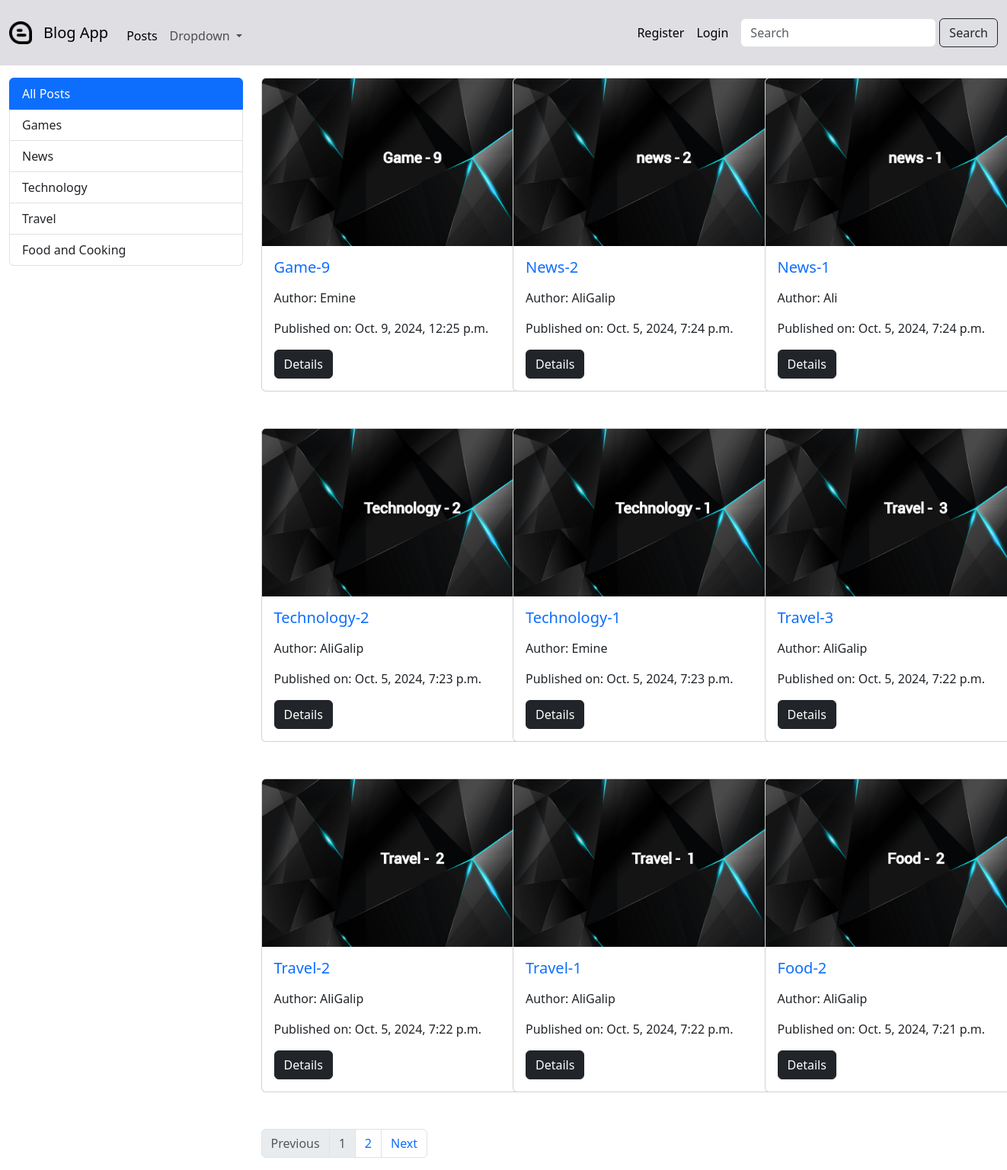
The page /posts on the database its author committed.
### blog/models.py (models this page shows, shortened)
class Category(models.Model):
    name = models.CharField(max_length=100)
    slug = models.SlugField(unique=True, editable=False)
    is_active = models.BooleanField(default=True)

class Post(models.Model):
    title = models.CharField(max_length=100)
    subtitle = models.CharField(max_length=50, default="")
    slug = models.SlugField(editable=True, blank=True, null=False, unique=True)#blank formda slug bilgisi girmek zorunda kalmayalım diye
    content = models.TextField()
    author = models.ForeignKey(User, default=1, on_delete=models.CASCADE)
    category = models.ForeignKey(Category, default=1, on_delete=models.CASCADE, related_name="posts")
    published_date = models.DateTimeField(auto_now=True, blank=True, null=True)
    image = models.ImageField(null=True, upload_to='posts/images/')
    is_active = models.BooleanField(default=1)

### blog/views.py (the view)
# urls.py: path('posts', views.post_list, name='postlist'),
def post_list(request):
    posts = Post.objects.all().order_by('-published_date')
    categories = Category.objects.all()
    paginator = Paginator(posts, 9)
    page = request.GET.get('page',1) #sayfadan 'page' değeri geliyorsa al, gelmiyorsa 1 al. bu satır şuan hangi sayfada olduğumuzu alır.
    page_obj = paginator.get_page(page)
    print(page_obj.paginator.num_pages) #postlar toplam kaç sayfaya dağıtıldı?
    print(page_obj.paginator.count) #toplam kaç tane post var?
    return render(request, 'blog/post_list.html', {'page_obj':page_obj, 'categories':categories})

### blog/templates/blog/post_list.html (shortened to what this page needs)
{% extends 'base.html' %}
{% load static %}
{% block content %}
    <div class="container-fluid mt-3">
        <div class="row">
            <div class="col-sm-3 mb-3">
                <div class="list-group">
                    <a href="/posts" class="list-group-item list-group-item-action {% if not selected_category %}active{% endif %}">All Posts</a>
                    {% for category in categories %}
                        <a href="{% url 'blog:getpostsbycategory' category.slug %}" class="list-group-item list-group-item-action
                        {% if category.slug == selected_category %}active{% endif %}">{{category.name}}</a>
                    {% endfor %}
                </div>
            </div>
            <div class="col-sm-9">
                <div class="row">
                    {% for post in page_obj.object_list %}
                        {% if post.is_active %}
                            <div class="col-sm-4 mb-5">
                                <div class="card" style="width: 25rem;">
                                    <img src="{{ post.image.url }}" class="card-img-top" height="220">
                                    <div class="card-body">
                                        <h5 class="card-title">
                                            <a href="{% url 'blog:postdetails' post.slug %}" class="text-decoration-none">{{ post.title }}</a>
                                        </h5>
                                        <p>Author: {{ post.author }}</p>
                                        <p class="fw-light">Published on: {{ post.published_date }}</p>
                                        <a href="{% url 'blog:postdetails' post.slug %}" class="btn btn-dark">Details</a>
                                    </div>
                                </div>
                            </div>
                        {% endif %}
                    {% endfor %}
                </div>
                {% if page_obj.paginator.num_pages > 1 %}
                    <nav aria-label="Page navigation example" >
                        <ul class="pagination">
                            {% if page_obj.has_previous %}
                                <li class="page-item"><a class="page-link" href="?page={{ page_obj.previous_page_number }}">Previous</a></li>
                            {% else %}
                                <li class="page-item disabled"><a class="page-link" href="#">Previous</a></li>
                            {% endif %}
                            {% for page_num in page_obj.paginator.page_range %}
                                {% if page_obj.number == page_num %}
                                    <li class="page-item disabled"><a class="page-link" href="#">{{ page_num }}</a></li>
                                {% else %}
                                    <li class="page-item"><a class="page-link" href="?page={{ page_num }}">{{ page_num }}</a></li>
                                {% endif %}
                            {% endfor %}
                            {% if page_obj.has_next %}
                                <li class="page-item"><a class="page-link" href="?page={{ page_obj.next_page_number }}">Next</a></li>
                            {% else %}
                                <li class="page-item disabled"><a class="page-link" href="#">Next</a></li>
                            {% endif %}
                        </ul>
                    </nav>
                {% endif %}
            </div>
        </div>
    </div>
{% endblock %}

### rows shown on the page
Category: name "Games"
Category: name "News"
Category: name "Technology"
Category: name "Travel"
Category: name "Food and Cooking"
Post: image (picture), title "Game-9", author "Emine", published_date "Oct. 9, 2024, 12:25 p.m."
Post: image (picture), title "News-2", author "AliGalip", published_date "Oct. 5, 2024, 7:24 p.m."
Post: image (picture), title "News-1", author "Ali", published_date "Oct. 5, 2024, 7:24 p.m."
Post: image (picture), title "Technology-2", author "AliGalip", published_date "Oct. 5, 2024, 7:23 p.m."
Post: image (picture), title "Technology-1", author "Emine", published_date "Oct. 5, 2024, 7:23 p.m."
Post: image (picture), title "Travel-3", author "AliGalip", published_date "Oct. 5, 2024, 7:22 p.m."
Post: image (picture), title "Travel-2", author "AliGalip", published_date "Oct. 5, 2024, 7:22 p.m."
Post: image (picture), title "Travel-1", author "AliGalip", published_date "Oct. 5, 2024, 7:22 p.m."
Post: image (picture), title "Food-2", author "AliGalip", published_date "Oct. 5, 2024, 7:21 p.m."

### other values the page prints
{{ page_num }} "1"
{{ page_num }} "2"
